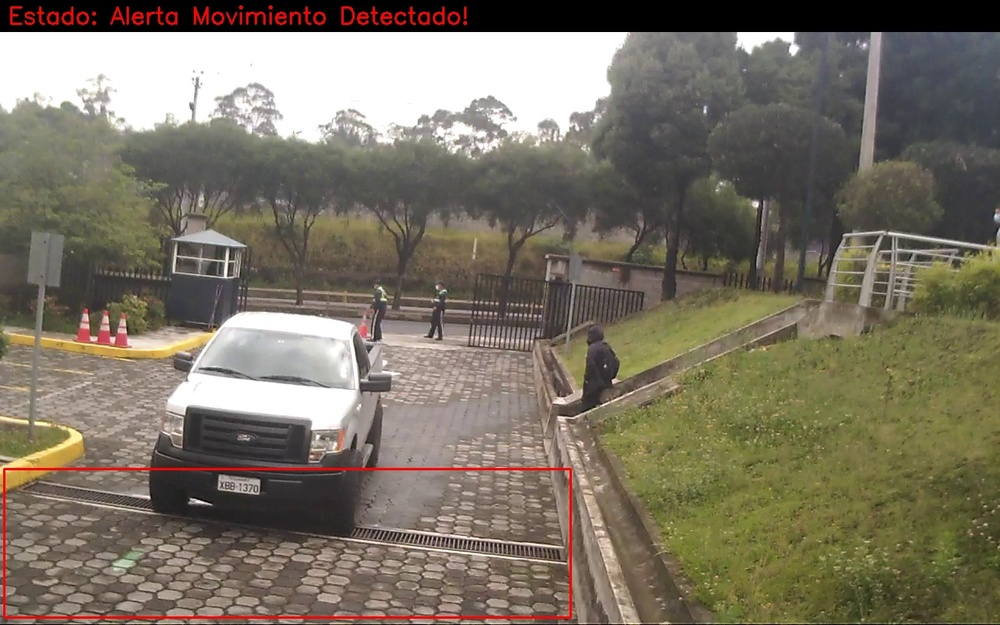
#> input picture Core/bdd/detection_2022-01-23-14_29_12.jpg, 1000 x 625 px, shrunk from 1280 x 800 before the run
$ python -i crooped_image.py   (imports and definitions only)
#> lines starting #> are read from the running program, lines starting #| are printed output that depends on the picture; after the words box and inside, x2 and y2 are one past the last pixel; in counts of white or black regions, pixels touching at a corner belong together
#> further down, picture is the input picture: shape (625, 1000, 3); mean B, G, R 100.4, 115.6, 123.2
import cv2
import imutils
import numpy as np


#async def cropped_plate(img_original):
def cropped_plate(img_original):
    img_grayScale = cv2.cvtColor(img_original, cv2.COLOR_BGR2GRAY)  # Gray Scale
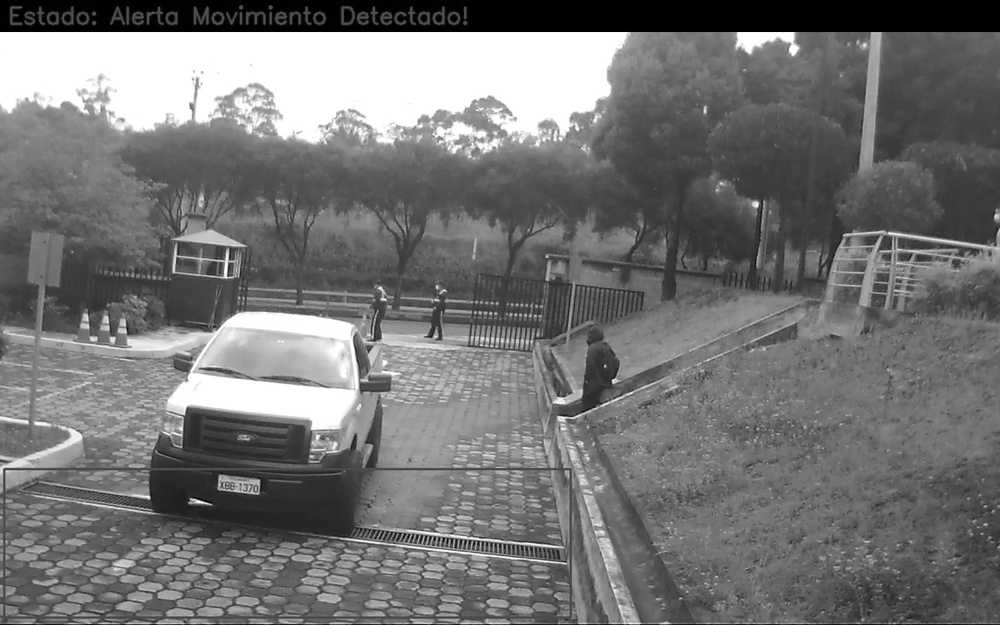
#> img_grayScale: shape (625, 1000); min 0, max 255, mean 116.2
    img_noiseReduction = cv2.bilateralFilter(img_grayScale, 11, 17, 17)  # Noise reduction
    img_Canny = cv2.Canny(img_noiseReduction, 30, 200)  # Put image in black backrgoung with white lines
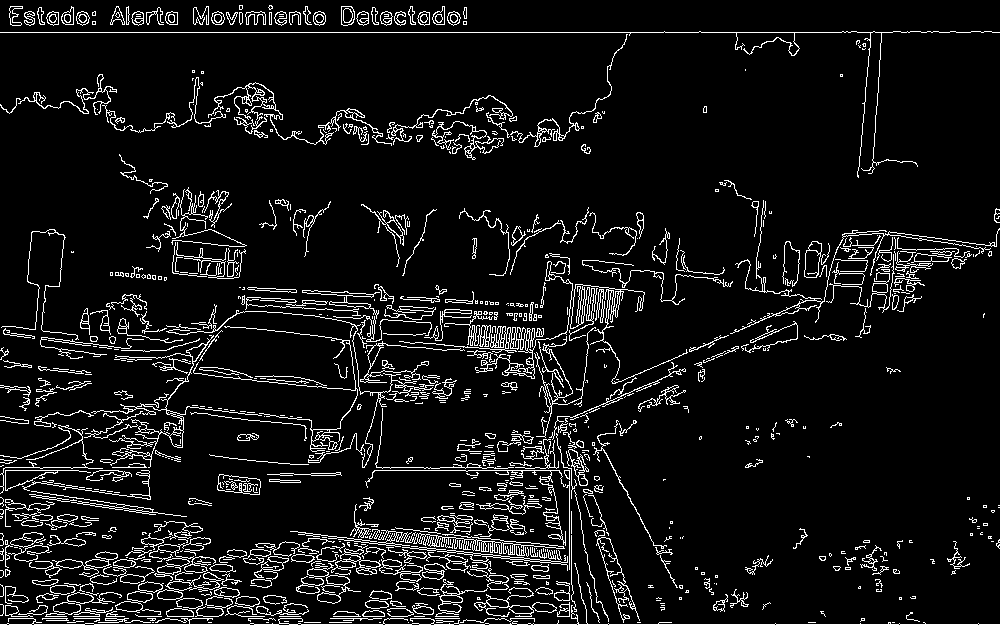
#> img_Canny: shape (625, 1000); 7.8% white in thin lines or dots

    keypoints = cv2.findContours(img_Canny.copy(), cv2.RETR_TREE, cv2.CHAIN_APPROX_SIMPLE)
#> keypoints = 1451 contours, 1003 with area under 20; largest, box (x1, y1, x2, y2) and area: (115, 572, 240, 617) 1266, (569, 284, 688, 384) 772, (307, 563, 361, 604) 658, (217, 474, 261, 495) 653, (91, 335, 262, 468) 648

    contours = imutils.grab_contours(keypoints)
#> contours has the same summary as keypoints
    contours = sorted(contours, key=cv2.contourArea, reverse=True)[:10]
#> contours = 10 contours; largest, box (x1, y1, x2, y2) and area: (115, 572, 240, 617) 1266, (569, 284, 688, 384) 772, (307, 563, 361, 604) 658, (217, 474, 261, 495) 653, (91, 335, 262, 468) 648

    # Saca la posicion donde se enuentra el rectangulo
    thereIsLocation = False

    location = []
    for contour in contours:
        approx = cv2.approxPolyDP(contour, 10, True)
        #print("Longitud contornos: ",len(approx))
        if len(approx) == 4:
            location = approx
            thereIsLocation = True
            break
#> this loop made 4 passes
#> (location, thereIsLocation) on pass 4: ([[218, 476], [218, 490], [259, 494], [259, 479]], True)

    #print(location)

    if len(location) == 0:
        return []

    cropped_image = img_noiseReduction[:]

    if thereIsLocation:
        mask = np.zeros(img_Canny.shape, np.uint8)
        new_image = cv2.drawContours(mask, [location], 0, 255, -1)
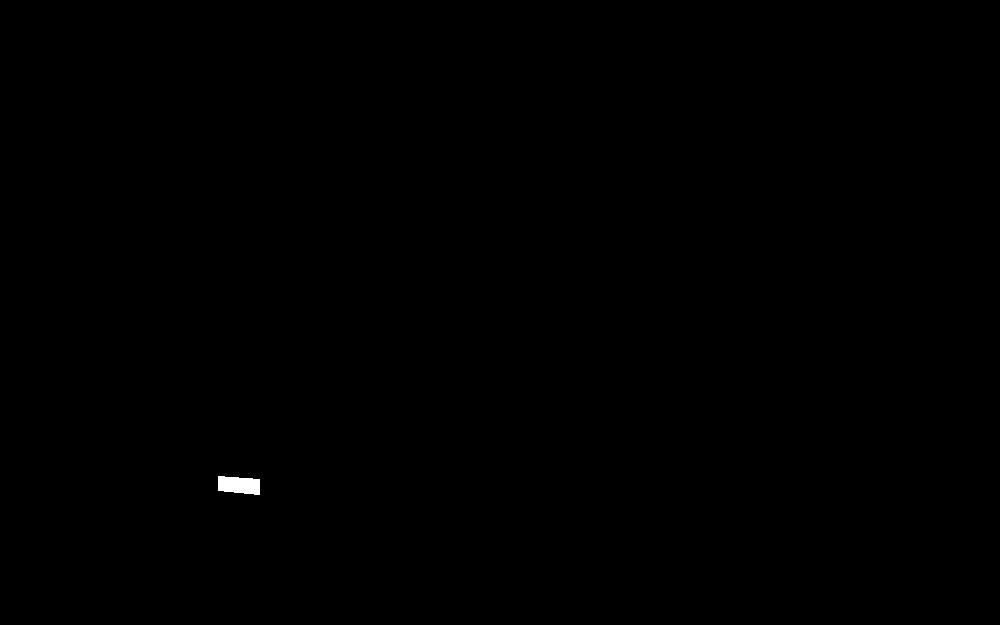
#> new_image: shape (625, 1000); 0.1% white; 1 white region, box (x1, y1, x2, y2) and area: (218, 476, 260, 495) 651
        new_image = cv2.bitwise_and(img_noiseReduction, img_noiseReduction, mask=mask)

        # CORTAR IMAGEN
        (x, y) = np.where(mask == 255)
#> x = 651 values from 476 to 494; y = 651 values, max 259 at index 104, min 218 at index 0, mean 238.8
        (x1, y1) = (np.min(x), np.min(y))
#> x1 = 476; y1 = 218
        (x2, y2) = (np.max(x), np.max(y))
#> x2 = 494; y2 = 259
        cropped_image = img_noiseReduction[x1:x2 + 1, y1:y2 + 1]
        pass

    return cropped_image

>>> import cv2
>>> picture = cv2.imread('bdd/detection_2022-01-23-14_29_12.jpg')
>>> result = cropped_plate(picture)

$ run again, on Core/bdd/detection_2022-01-27-10_46_10.jpg
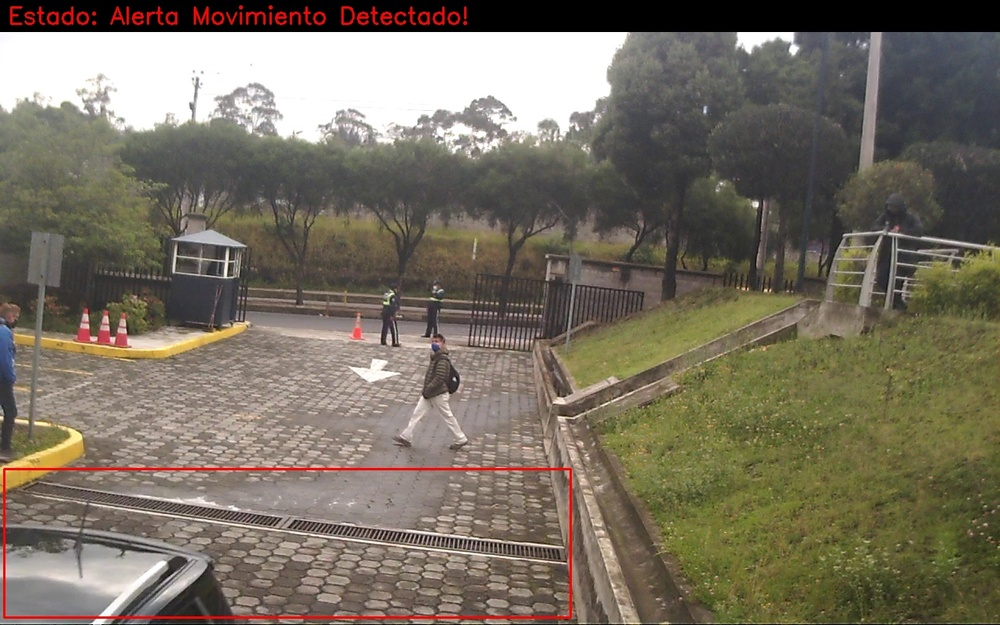
#> input picture Core/bdd/detection_2022-01-27-10_46_10.jpg, 1000 x 625 px, shrunk from 1280 x 800 before the run
#> picture is the input picture: shape (625, 1000, 3); mean B, G, R 97.6, 112.2, 120
#> in cropped_plate, `img_grayScale = cv2.cvtColor(img_original, cv2.COLOR_BGR2GRAY)`:
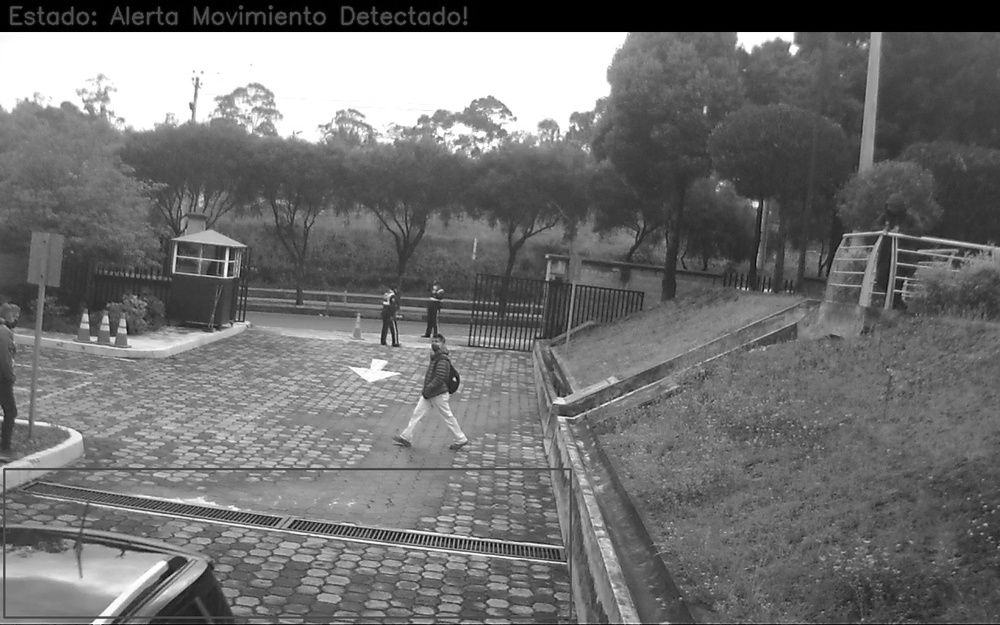
#> img_grayScale: shape (625, 1000); min 0, max 255, mean 112.9
#> in cropped_plate, `img_Canny = cv2.Canny(img_noiseReduction, 30, 200)`:
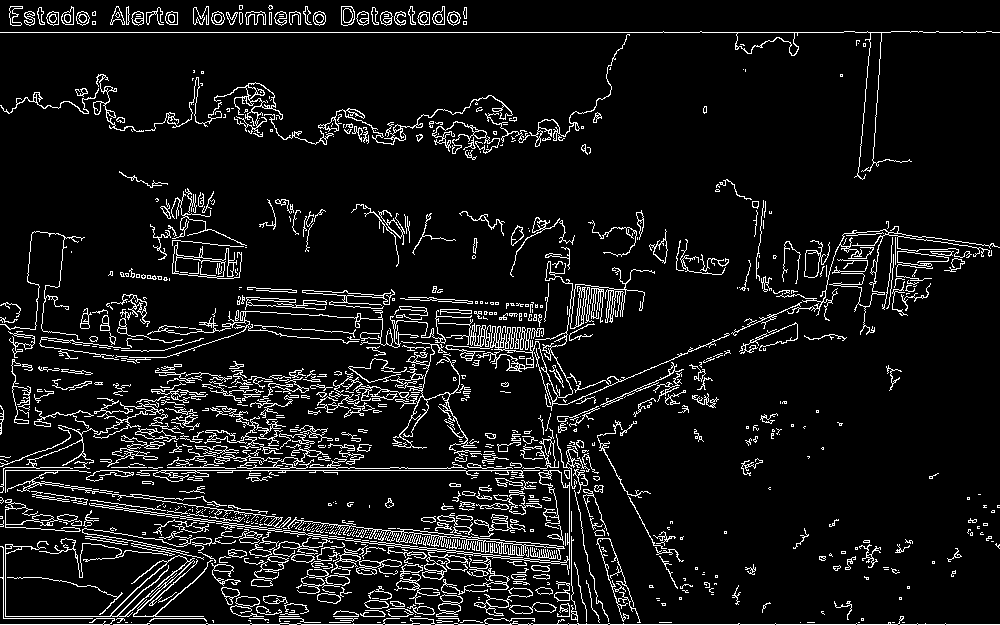
#> img_Canny: shape (625, 1000); 8.3% white in thin lines or dots
#> keypoints = 1612 contours, 1181 with area under 20; largest, box (x1, y1, x2, y2) and area: (5, 541, 213, 617) 1317, (172, 242, 242, 279) 960, (111, 555, 188, 617) 954, (438, 261, 730, 411) 896, (287, 517, 565, 560) 882
#> in cropped_plate, `contours = imutils.grab_contours(keypoints)`: contours has the same summary as keypoints
#> in cropped_plate, `contours = sorted(contours, key=cv2.contourArea, reverse=True)[:10]`: contours = 10 contours; largest, box (x1, y1, x2, y2) and area: (5, 541, 213, 617) 1317, (172, 242, 242, 279) 960, (111, 555, 188, 617) 954, (438, 261, 730, 411) 896, (287, 517, 565, 560) 882
#> the loop in cropped_plate, `for contour in contours:` made 7 passes
#> (location, thereIsLocation) on pass 7: ([[175, 261], [220, 261], [223, 275], [175, 273]], True)
#> x = 662 values from 261 to 275; y = 662 values, max 223 at index 613, min 175 at index 0, mean 198.9
#> x1 = 261; y1 = 175
#> x2 = 275; y2 = 223
